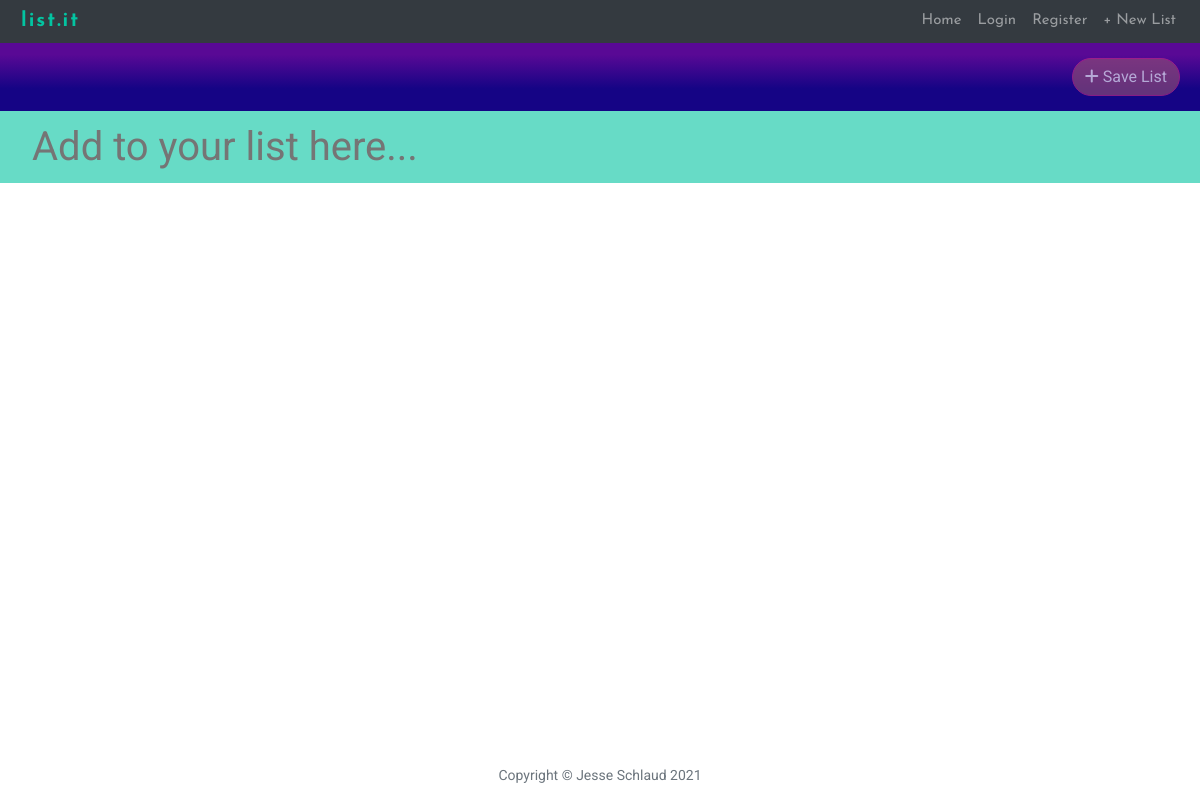
The app's page /83gHREtkeQ, older data.
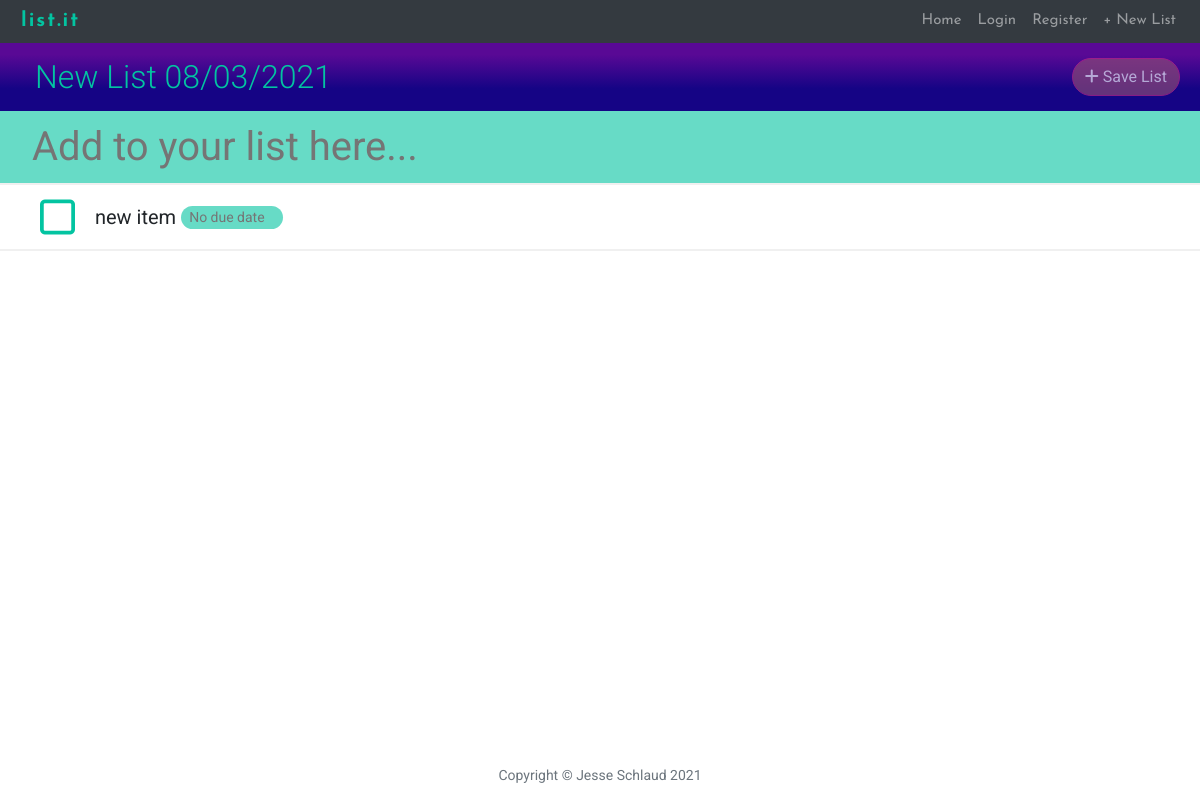
The same page, newer data.
### main.py (models this page shows)
class List(db.Model):
    __tablename__ = "lists"
    id = db.Column(db.Integer, primary_key=True)
    url_key = db.Column(db.String(250), nullable=False, unique=True)
    name = db.Column(db.String(250), nullable=False)
    items = relationship("ListItem", back_populates="parent_list")
    user = relationship("User", back_populates="lists")
    user_id = db.Column(db.Integer, db.ForeignKey("users.id"))

class ListItem(db.Model):
    __tablename__ = "items"
    id = db.Column(db.Integer, primary_key=True)
    name = db.Column(db.String(250), nullable=False)
    due_date = db.Column(db.String(250), nullable=True)
    complete = db.Column(db.Boolean)
    star = db.Column(db.Boolean)
    parent_list = relationship("List", back_populates="items")
    list_id = db.Column(db.Integer, db.ForeignKey("lists.id"))

### main.py (the view)
@app.route("/<url_key>", methods=["GET", "POST"])
def home(url_key):
    list = List.query.filter_by(url_key=url_key).first()
    return render_template("newindex.html", list=list, url_key=url_key)

### main.py (called while the page is built)
@app.context_processor
def inject_now():
    return {'current_year': datetime.date.today().strftime("%Y")}

### templates/newindex.html (shortened to what this page needs)
{% include 'header.html' %}
<div id="listDisplay">
    <div class="item-align">
        <div id="listName" class="item-align">
            <form action="{{ url_for('new_name', url_key=list.url_key) }}" method="post">
                <h2 data-editable class="lnameh2">{{list.name}}</h2>
            </form>
        </div>
        <div align="right">
            {% if list.user_id %}
            {% elif not current_user.is_authenticated: %}
            <span class="d-inline-block" data-toggle="popover" data-trigger="hover"
                  data-content="Please login or register to save.">
                <a class="btn btn-primary disabled list-save" href="{{ url_for('save_list', url_key=list.url_key) }}">
                    <i class="fas fa-plus"></i> Save List
                </a>
            </span>
            {% endif %}
        </div>
    </div>
</div>
<div id="newItem">
    <form name="itemform" action="{{ url_for('new_item', url_key=list.url_key) }}" method="post">
        <input class="no_border" placeholder="Add to your list here..." name="item" maxlength="40">
    </form>
</div>
<ul class="list-group" id="listItems">
    {% for item in list.items: %}
    {% if not item.complete and not item.star: %}
    <form action="{{ url_for('new_date', id=item.id, url_key=list.url_key) }}" class="date-form" method="post" autocomplete="off">
        <li class="list-group-item">
            <div class="item-align">
                <div>
                    <a href="{{ url_for('complete', url_key=list.url_key, id=item.id)}}">
                            <span class="change-check">
                            <i class="far fa-square check"></i>
                            </span>
                    </a>
                    <span class="name-date">
                        <p class="item-name">{{ item.name }}</p>
                                {% if not item.due_date %}
                            <div class="date-border">
                                <input class="no_border" id="dueDate{{ item.id }}" name="due_date"
                                       placeholder="No due date" type="text"/>
                            </div>
                                {% else: %}
                            <div class="date-border">{{ item.due_date }}</div>
                                {% endif %}
                        </span>
                </div>
            </div>
        </li>
    </form>
    {% endif %}
    {% endfor %}
</ul>
</div>
{% include 'footer.html' %}

### templates/header.html (shortened to what this page needs)
<html lang="en">
<head>
    <link href="{{ url_for('static', filename='vendor/bootstrap/css/bootstrap.min.css') }}" rel="stylesheet">
    <link href="{{ url_for('static', filename='css/bootstrap-datepicker.min.css') }}" rel="stylesheet">
    <link href="{{ url_for('static', filename='css/newstyle.css') }}" rel="stylesheet">
</head>
<body OnLoad="document.itemform.item.focus();">
<div id="page-container">
    <div id="content-wrap">
        <header>
            <nav class="navbar py-0 navbar-expand-md navbar-dark bg-dark static-top" id="mainNav">
                <a class="navbar-brand" href="{{ url_for('home', url_key=url_key) }}">list.it</a>
                <div class="collapse navbar-collapse justify-content-end" id="navbarResponsive">
                    <ul class="navbar-nav">
                        <li class="nav-item">
                            <a class="nav-link" href="{{ url_for('home', url_key=url_key) }}">Home</a>
                        </li>
                        {% if not current_user.is_authenticated: %}
                        <li class="nav-item">
                            <a class="nav-link" href="{{ url_for('login', url_key=url_key) }}">Login</a>
                        </li>
                        <li class="nav-item">
                            <a class="nav-link" href="{{ url_for('register', url_key=url_key) }}">Register</a>
                        </li>
                        {% endif %}
                        <li class="nav-item">
                            <a class="nav-link" href="{{ url_for('new_list') }}">+ New List</a>
                        </li>
                    </ul>
                </div>
            </nav>
        </header>

### templates/footer.html (shortened to what this page needs)
<footer id="footer">
        <p class="copyright text-muted">Copyright &copy; Jesse Schlaud {{ current_year }}</p>
</footer>
</div>
</body>
</html>

### static/css/newstyle.css (style rules this page uses)
html, body { margin:0; padding:0; }
body { font-size: 20px; color: #212529; font-family: 'Roboto', sans-serif; }
p { line-height: 1.5; margin: 30px 0; }
h1, h2, h3, h4, h5, h6 { font-weight: 300; }
#mainNav { font-family: 'Josefin Sans', sans-serif; }
#mainNav .navbar-brand { font-size: 20px; font-weight: 700; color: #03C4A1; letter-spacing: 2px; margin-left: 5px; padding: 0; }
#mainNav .nav-item { font-size: 15px; font-weight: 400; padding-top: 2px; padding-bottom: 2px; }
#listDisplay { color: white; position: relative; background: rgb(105,48,195); background: rgb(21,4,133); background: linear-gradient(0deg, rgba(21,4,133,1) 33%, rgba(89,9,149,1) 83%); padding: 15px 20px; }
#listDisplay form { margin-bottom:0; padding-left: 15px; }
#listDisplay h2 { margin-bottom:0; }
#newItem { padding-top: 10px; position: relative; padding: 5px 20px; background-color: rgba(3,196,161,0.60); }
#newItem input { border-top-style: hidden; border-right-style: hidden; border-left-style: hidden; border-bottom-style: hidden; background-color: transparent; width: 100% }
@media only screen and (min-width: 651px) { #newItem input { font-size: 40px; } }
#newItem form { padding-left: 10px; margin: 0; }
#listItems { margin-bottom: 80px; }
#listItems a, a:hover, a:focus, a:active { text-decoration: none; color: inherit; }
#listItems i { vertical-align: middle; }
.list-group-item { padding: .75rem 2.5rem; }
#listItems form { margin: 0; }
.item-name { display: inline; }
#listItems input { border-top-style: hidden; border-right-style: hidden; border-left-style: hidden; border-bottom-style: hidden; background-color: white; font-size: 1em; color: #C62A88; background-color: transparent; }
.name-date { margin-left: 15px; }
.name-date p { display: inline-block; margin-top: 0px; margin-bottom: 0px; white-space: nowrap; text-overflow: ellipsis; overflow: hidden; max-width: 35ch; vertical-align: middle; }
.date-border { display: inline-block; border-radius: 20px; background-color: rgba(3,196,161,0.60); color: #666666; padding: 0 6px; font-size: .7em; }
.change-check { color: #03C4A1; }
.item-align { display: flex; justify-content: space-between; }
.date-form .list-group-item { border-style: solid none; border-color: #f0f0f0; border-width: 2px; }
.login label, h2 { color: #03C4A1; }
footer { padding: 50px 0 65px; }
footer .copyright { font-size: 14px; margin-bottom: 0; text-align: center; }
.btn-primary { color: #C62A88; background: transparent; border-color: #C62A88; border-radius: 20px; }
.btn-primary.disabled, .btn-primary:disabled { color: white; background-color: #914d76; border-color: #C62A88; }
#page-container { position: relative; min-height: 100vh; }
#content-wrap { padding-bottom: 2.5rem; }
#footer { position: absolute; bottom: 0; width: 100%; height: 2.5rem; }
@media only screen and (min-width: 651px) { .check { font-size: 2em; } }
@media only screen and (min-width: 651px) { .name-date { font-size: 1em; } }
@media only screen and (min-width: 651px) { #listItems input { width: 90px; } }
@media only screen and (min-width: 651px) { .list-save { display: inline-block; } }

Row changes from the older to the newer data that the page shows:
added List: name "New List 08/03/2021"
added ListItem: name "new item"
